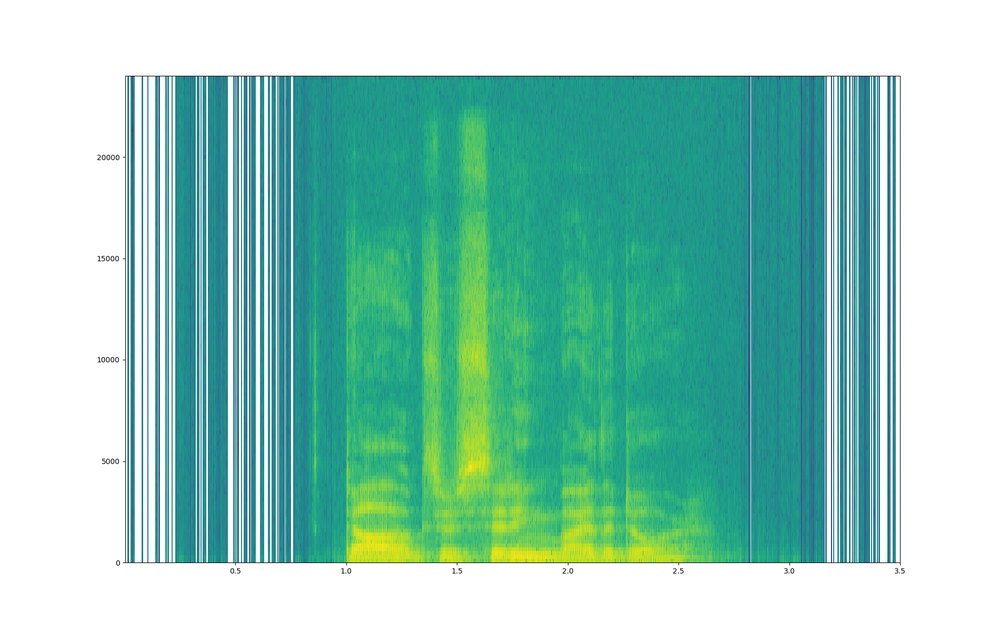
#> input picture data/Actor_01/03-01-02-01-02-01-01.png, 1000 x 632 px, shrunk from 1900 x 1200 before the run
$ python -i denoisify.py   (imports and definitions only)
#> lines starting #> are read from the running program, lines starting #| are printed output that depends on the picture; after the words box and inside, x2 and y2 are one past the last pixel; in counts of white or black regions, pixels touching at a corner belong together
import cv2
import numpy as np


def denoisify(file_path, dest_path):
#> called with file_path = 'data/Actor_01/03-01-02-01-02-01-01.png', dest_path = 'out.png'
    print('Denoisify: ' + file_path)
    img = cv2.imread(file_path)
#> img is the input picture: shape (632, 1000, 3); mean B, G, R 188.5, 203, 145.6
    blur = cv2.GaussianBlur(img, (15, 15), 2)
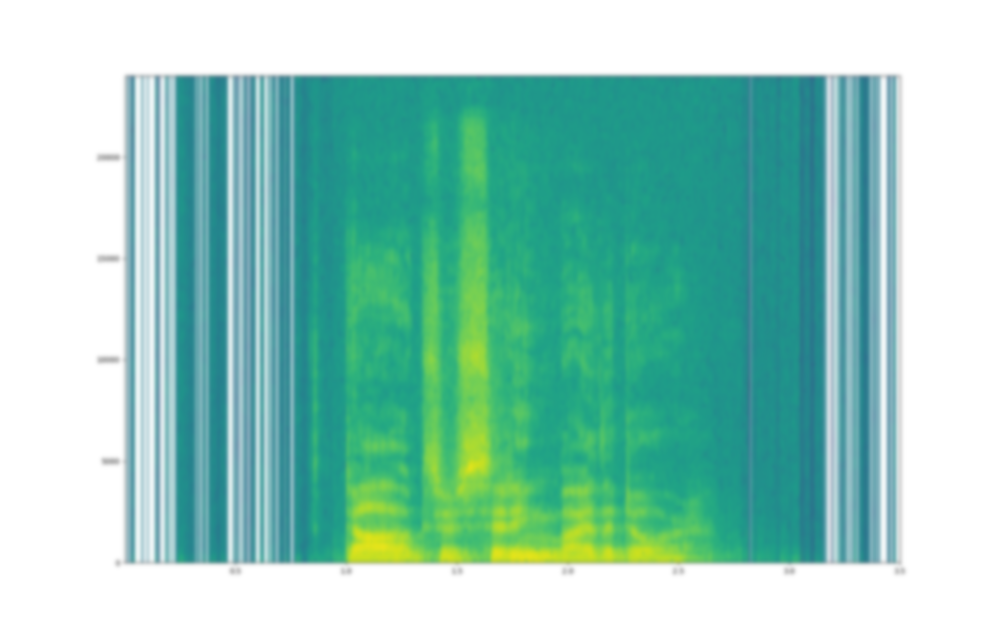
#> blur: shape (632, 1000, 3); mean B, G, R 188.5, 203, 145.6
    rgb = cv2.cvtColor(blur, cv2.COLOR_BGR2RGB)
    lower_bound = np.array([0, 35, 50])
    upper_bound = np.array([255, 255, 255])
    mask = cv2.inRange(rgb, lower_bound, upper_bound)
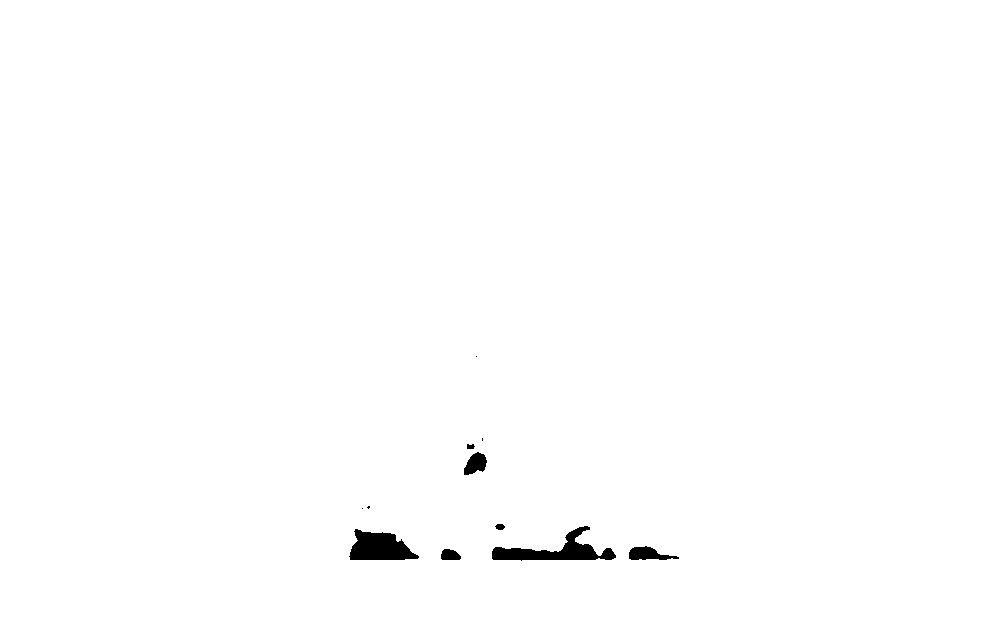
#> mask: shape (632, 1000); 99.4% white; 11 black regions (4 under 20 px), largest, box (x1, y1, x2, y2) and area: (492, 526, 616, 561) 1595, (349, 529, 419, 560) 1462, (629, 546, 679, 560) 411
    masked_img = cv2.bitwise_and(img, img, mask=mask)
    cv2.imwrite(dest_path, masked_img)

>>> result = denoisify('data/Actor_01/03-01-02-01-02-01-01.png', 'out.png')
